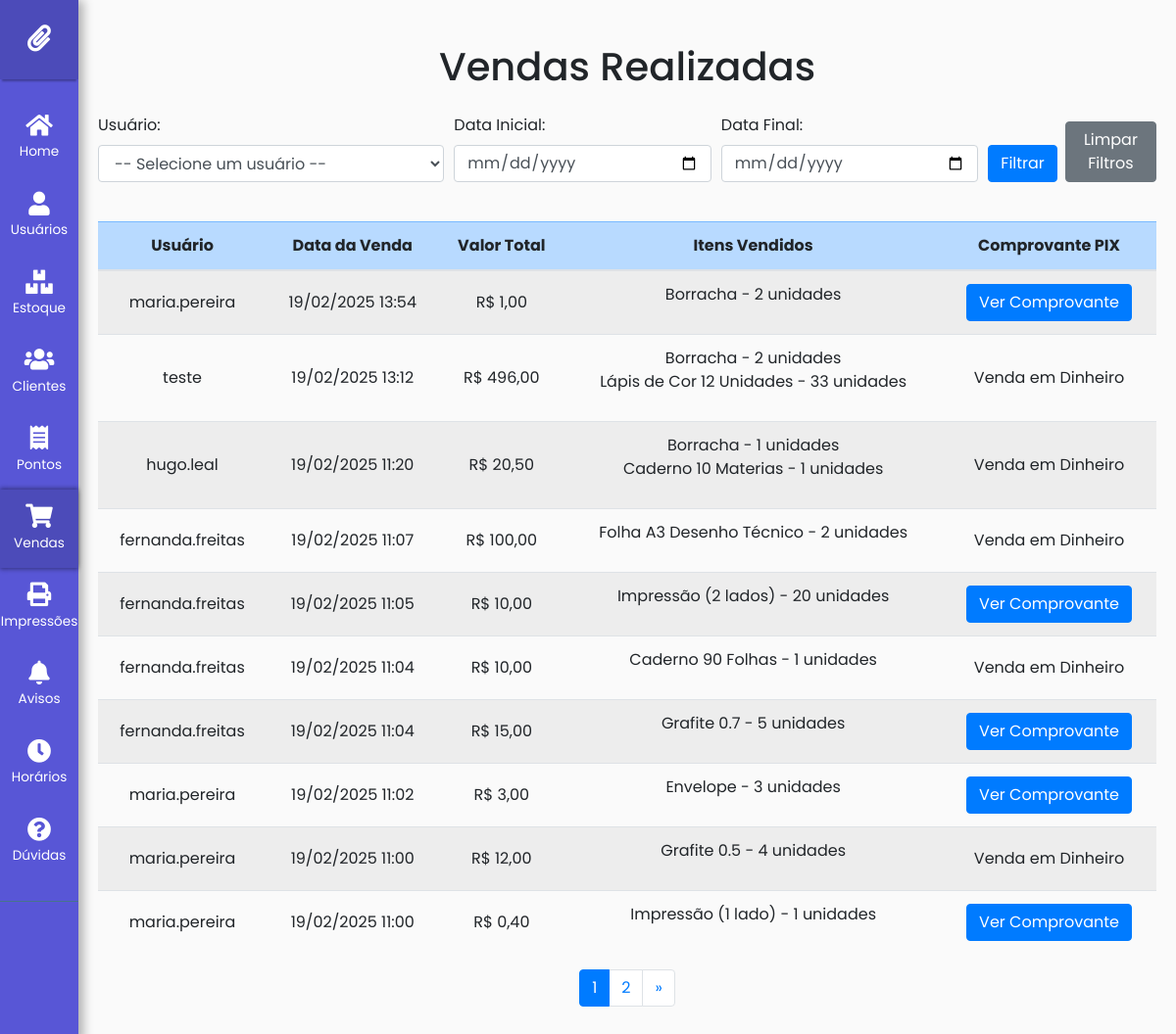
Screenshot of /vendas/ (signed in) with the database file from the repository.
### vendas/models.py (models this page shows, shortened)
class Carrinho(models.Model):
    user = models.ForeignKey(settings.AUTH_USER_MODEL, on_delete=models.CASCADE)  # Atualiza para usar o modelo de usuário configurado
    ativo = models.BooleanField(default=True)
    comprovante_pix = models.ImageField(upload_to='comprovantes_pix/', null=True, blank=True)
    data_venda = models.DateTimeField(null=True, blank=True)  # Data e hora da venda
    valor_total = models.DecimalField(max_digits=10, decimal_places=2, null=True, blank=True)  # Valor total da venda

class ItemCarrinho(models.Model):
    carrinho = models.ForeignKey(Carrinho, related_name='itens', on_delete=models.CASCADE)
    item_estoque = models.ForeignKey(ItemEstoque, on_delete=models.CASCADE)
    quantidade = models.PositiveIntegerField()
    preco_unitario = models.DecimalField(max_digits=10, decimal_places=2)

### core/models.py (models this page shows, shortened)
class CustomUser(AbstractUser):
    is_admin = models.BooleanField(default=False)
    primeiro_acesso = models.BooleanField(default=True)

### estoque/models.py (models this page shows, shortened)
class ItemEstoque(models.Model):
    nome = models.CharField(max_length=100)
    foto = models.ImageField(upload_to='estoque/', null=False, default='path/to/default/image.jpg')  # Definindo uma imagem padrão
    valor = models.DecimalField(max_digits=10, decimal_places=2)
    quantidade = models.IntegerField()
    prioridade = models.BooleanField(default=False)  # Campo de prioridade

### vendas/views.py (the view)
# urls.py: path('', views.vendas_admin, name='vendas-admin'),
@user_passes_test(is_admin)
def vendas_admin(request):
    if 'limpar_filtros' in request.GET:
        return redirect('vendas:vendas-admin')
    data_inicial = request.GET.get('data_inicial', None)
    data_final = request.GET.get('data_final', None)
    usuario = request.GET.get('usuario', None)
    vendas = Carrinho.objects.all()
    if usuario:
        vendas = vendas.filter(user=usuario)
    if data_inicial:
        vendas = vendas.filter(data_venda__gte=data_inicial)
    if data_final:
        vendas = vendas.filter(data_venda__lte=data_final)
    vendas = vendas.order_by('-data_venda')
    paginator = Paginator(vendas, 10)  # Mostra 10 vendas por página
    page_number = request.GET.get('page')
    page_obj = paginator.get_page(page_number)
    usuarios = CustomUser.objects.all()
    return TemplateResponse(request, 'vendas_admin.html', {
        'page_obj': page_obj,
        'usuarios': usuarios,
    })

### core/utils.py (called while the page is built)
def is_admin(user):
    return user.is_staff

### vendas/templates/vendas_admin.html (shortened to what this page needs)
{% extends base_template %}
{% load static %}
{% block body %}
    <div class="container mt-4 vendas-admin-container">
        <h1 class="text-center mb-4">Vendas Realizadas</h1>
        <form method="GET" class="mb-4">
            <div class="form-row">
                <div class="form-group col-md-4">
                    <label for="usuario">Usuário:</label>
                    <select name="usuario" id="usuario" class="form-control">
                        <option value="">-- Selecione um usuário --</option>
                    </select>
                </div>
                <div class="form-group col-md-3">
                    <label for="data_inicial">Data Inicial:</label>
                    <input type="date" id="data_inicial" name="data_inicial" class="form-control" value="{{ request.GET.data_inicial }}">
                </div>
                <div class="form-group col-md-3">
                    <label for="data_final">Data Final:</label>
                    <input type="date" id="data_final" name="data_final" class="form-control" value="{{ request.GET.data_final }}">
                </div>
                <div class="form-group col-md-2 d-flex align-items-end">
                    <button type="submit" class="btn btn-primary mr-2">Filtrar</button>
                    <a href="?limpar_filtros=true" class="btn btn-secondary">Limpar Filtros</a>
                </div>
            </div>
        </form>
        <div class="table-responsive text-center">
            <table class="table table-striped table-hover">
                <thead class="table-primary">
                    <tr>
                        <th>Usuário</th>
                        <th>Data da Venda</th>
                        <th>Valor Total</th>
                        <th>Itens Vendidos</th>
                        <th>Comprovante PIX</th>
                    </tr>
                </thead>
                <tbody>
                    {% for venda in page_obj %}
                        {% if venda.valor_total != None %}
                            <tr>
                                <td class="align-middle">{{ venda.user.username }}</td>
                                <td class="align-middle">{{ venda.data_venda|date:"d/m/Y H:i" }}</td>
                                <td class="align-middle">R$ {{ venda.valor_total }}</td>
                                <td class="align-middle">
                                    <ul class="list-unstyled">
                                        {% for item in venda.itens.all %}
                                            <li>{{ item.item_estoque.nome }} - {{ item.quantidade }} unidades</li>
                                        {% endfor %}
                                    </ul>
                                </td>
                                <td class="align-middle">
                                    {% if venda.comprovante_pix %}
                                        <button
                                            class="btn btn-primary btn-comprovante"
                                            data-toggle="modal"
                                            data-target="#modalComprovante"
                                            data-comprovante="/media/comprovantes_pix/{{ venda.comprovante_pix.name }}">
                                            Ver Comprovante
                                        </button>
                                    {% else %}
                                        Venda em Dinheiro
                                    {% endif %}
                                </td>
                            </tr>
                        {% endif %}
                    {% empty %}
                        <tr>
                            <td colspan="5" class="text-center">Nenhuma venda encontrada.</td>
                        </tr>
                    {% endfor %}
                </tbody>
            </table>
        </div>
        <div class="d-flex justify-content-center">
            <nav aria-label="Page navigation">
                <ul class="pagination">
                    {% for num in page_obj.paginator.page_range %}
                        <li class="page-item {% if page_obj.number == num %}active{% endif %}">
                            <a class="page-link" href="?page={{ num }}">{{ num }}</a>
                        </li>
                    {% endfor %}
                    {% if page_obj.has_next %}
                        <li class="page-item">
                            <a class="page-link" href="?page={{ page_obj.next_page_number }}" aria-label="Next">
                                <span aria-hidden="true">&raquo;</span>
                            </a>
                        </li>
                    {% endif %}
                </ul>
            </nav>
        </div>
{% endblock %}

### static/css/base.css (style rules this page uses)
body { font-family: 'Poppins', sans-serif; background: #fafafa; }
a, a:hover, a:focus { color: inherit; text-decoration: none; transition: all 0.3s; }
i, span { display: inline-block; }

### rows the page displays
Carrinho: user.username "maria.pereira", data_venda "19/02/2025 13:54", valor_total "1,00"
ItemCarrinho: item_estoque.nome "Borracha", quantidade "2"
Carrinho: user.username "teste", data_venda "19/02/2025 13:12", valor_total "496,00", comprovante_pix "Venda em Dinheiro"
ItemCarrinho: item_estoque.nome "Borracha", quantidade "2"
ItemCarrinho: item_estoque.nome "Lápis de Cor 12 Unidades", quantidade "33"
Carrinho: user.username "hugo.leal", data_venda "19/02/2025 11:20", valor_total "20,50", comprovante_pix "Venda em Dinheiro"
ItemCarrinho: item_estoque.nome "Borracha", quantidade "1"
ItemCarrinho: item_estoque.nome "Caderno 10 Materias", quantidade "1"
Carrinho: user.username "fernanda.freitas", data_venda "19/02/2025 11:07", valor_total "100,00", comprovante_pix "Venda em Dinheiro"
ItemCarrinho: item_estoque.nome "Folha A3 Desenho Técnico", quantidade "2"
Carrinho: user.username "fernanda.freitas", data_venda "19/02/2025 11:05", valor_total "10,00"
ItemCarrinho: item_estoque.nome "Impressão (2 lados)", quantidade "20"
Carrinho: user.username "fernanda.freitas", data_venda "19/02/2025 11:04", valor_total "10,00", comprovante_pix "Venda em Dinheiro"
ItemCarrinho: item_estoque.nome "Caderno 90 Folhas", quantidade "1"
Carrinho: user.username "fernanda.freitas", data_venda "19/02/2025 11:04", valor_total "15,00"
ItemCarrinho: item_estoque.nome "Grafite 0.7", quantidade "5"
Carrinho: user.username "maria.pereira", data_venda "19/02/2025 11:02", valor_total "3,00"
ItemCarrinho: item_estoque.nome "Envelope", quantidade "3"
Carrinho: user.username "maria.pereira", data_venda "19/02/2025 11:00", valor_total "12,00", comprovante_pix "Venda em Dinheiro"
ItemCarrinho: item_estoque.nome "Grafite 0.5", quantidade "4"
Carrinho: user.username "maria.pereira", data_venda "19/02/2025 11:00", valor_total "0,40"
ItemCarrinho: item_estoque.nome "Impressão (1 lado)", quantidade "1"

### other values shown
{{ num }} "1" "2"
